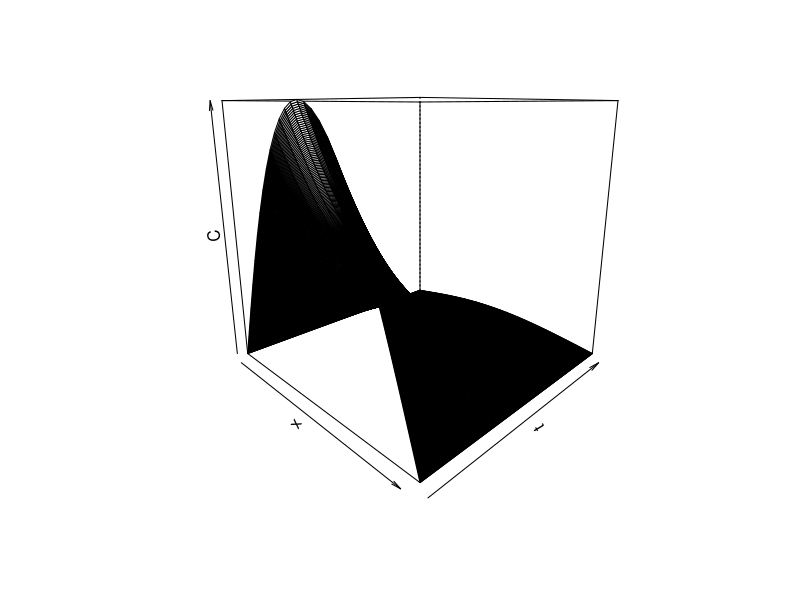
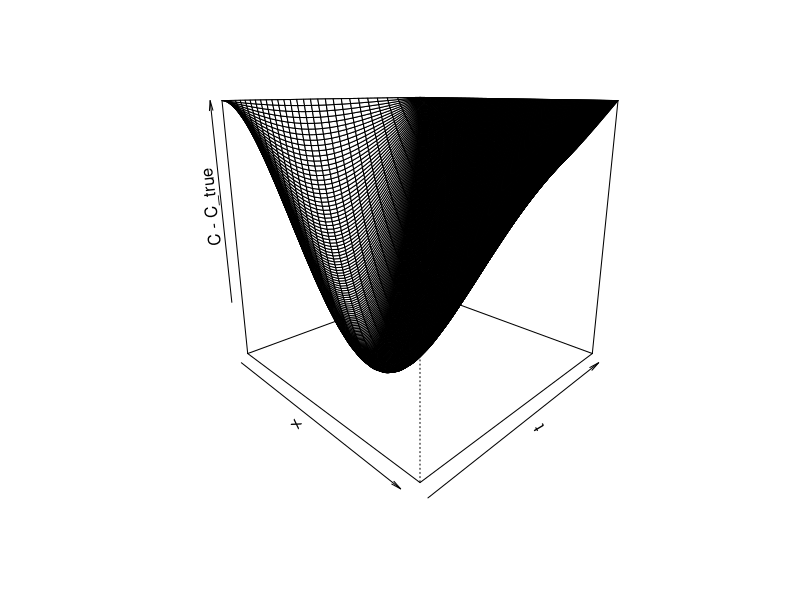

Reproduce these figures in R, in order.
# FTCS Example for canonical heat equation
# u_t = u_xx
# u(0,x) = lambda(x)
# u(t,x_L) = alpha(t)
# u(t,x_R) = beta(t)
#
# where we assume that x_L = 0, x_R = pi
# lambda(x) = sin(x)
# alpha(t) = 0, beta(t) = 0
#
#
# can show analytically that the solution to the above problem is
# u(x,t) = e^(-t)sin(x)
#
# implement the FTCS method and compare to the analytic (true) solution

xL <- 0
xR <- pi
tmax <- 3
T <- 3


N <- 476
J <- 28

dx <- (xR - xL)/J
dt <- T/N

v <- dt/(dx^2)

# We define U on the interior of the space domain

Uint <- matrix(0,nrow = (J-1),ncol = (N+1))


# We add the initial condition at time t=0
for (i in 1:(J-1)){
    Uint[i,1] <- sin(i*dx)
}


aa <- v
bb <- 1-2*v
cc <- v

J2 <- J-1

# Create the tridiagonal matrix tridiag(aa,bb,cc)
# Note that the A here is the (I-vA) in the notes

A <- matrix(nrow=J2,ncol=J2,data=0)
diag(A) <- bb
A[cbind(1:(J2-1),2:J2)] <- cc
A[cbind(2:J2,1:(J2-1))] <- aa

## Apply the FTCS
for (n in 1:N){
    Uint[,n+1] <- A%*%Uint[,n]
}

# We add the boundary conditions at x_L and x_R
C <- rbind(0,Uint,0)

# Plot the approximate solution
t <- seq(0,T,by=dt)
x <- seq(xL,xR,by=dx)
persp(x,t,C,theta=45,phi=15)

# Construct the true solution
N <- length(t)
J <- length(x)

C_true = matrix(nrow=J,ncol=N,data=0)

for (n in 1:N){
    for (j in 1:J){
    	C_true[j,n] <- exp(-t[n])*sin(x[j])
	}
}

# Compare the approximate solution C from FTCS and the true solution C_true 

persp(x,t,C-C_true,theta=45,phi=15)

# Calculate the maximum error

max(abs(C-C_true))

## For J=14 and N=199 we find the maximum error is
## 0.0012344
## For J=28 and N=199 we find that the maximum error is
## 1.89022e+97
## because the stability condition on dx and dt is not satisfied so the errors explode
## In order to double the number of space points we need to ensure v <= 0.5
## with J=28 this means we must have N >= 476.6148
## If we take J=28 and N=477 then we find that the maximum error is 
## 0.0007727066


